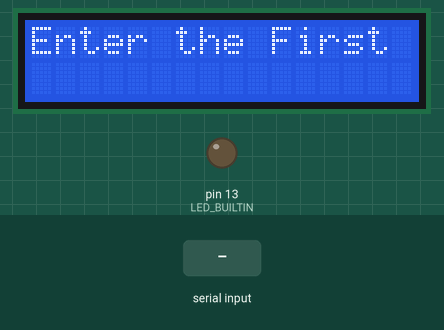
Recording of a sketch running on a simulated Arduino Uno, built with avr-gcc and run on an emulated ATmega328P. On the bench: 16×2 character LCD, output pins drawn as LEDs (lit = HIGH). The test bench sets the inputs (shaded band).

Above: at 1.2 s.
1.3 s: "90,45\n" received over Serial
At 2.1 s:
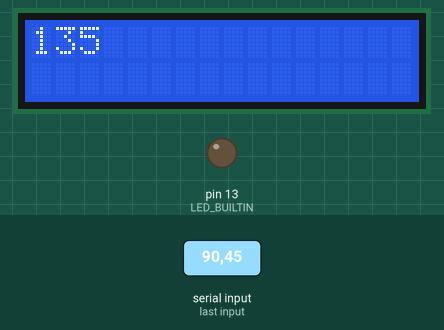
At 4.1 s:
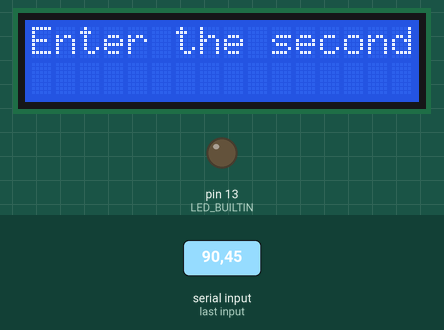
4.3 s: "30,150\n" received over Serial
At 4.8 s:
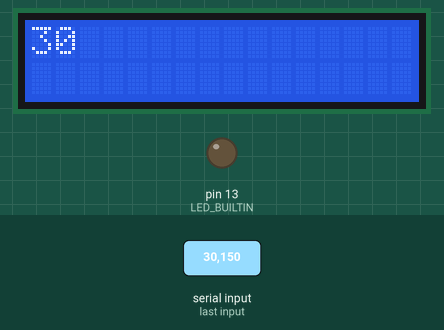
Timing chart, 0 to 7.3 s (numbered marks = the images above; inputs shaded):
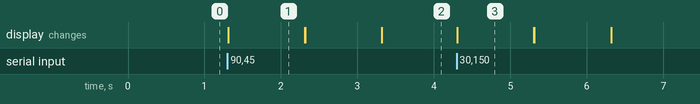

The sketch:

arduino_24_lcd_display1.ino
```cpp
// C++ code
//
#include<LiquidCrystal.h>
int rs=7;
int en=8;
int d4=9;
int d5=10;
int d6=11;
int d7=12;
int num1;
int num2;
int ans;
LiquidCrystal lcd(rs,en,d4,d5,d6,d7);
void setup()
{
  pinMode(LED_BUILTIN, OUTPUT);
  lcd.begin(16,2);
  Serial.begin(9600);
}

void loop()
{
  lcd.setCursor(0,0);
  lcd.print("Enter the First Number");
  while(Serial.available()==0){}
  num1=Serial.parseInt();
  lcd.print(num1);
  lcd.clear();
  lcd.setCursor(0,0);
  lcd.print("Enter the second Number");
  while(Serial.available()==0){}
  num2=Serial.parseInt();
  lcd.print(num2);
  ans=num1+num2;
  lcd.clear();
  lcd.setCursor(0,0);
  lcd.print(ans);
  delay(1000);
  lcd.clear();
}
```

Measured:
- after the input at 1.3 s, the display: changes at once (image 1)
- after the input at 4.3 s, the display: changes at once (image 3)
- what the display in image 1 shows lasts 1.0 s, from 1.3 s to 2.3 s
